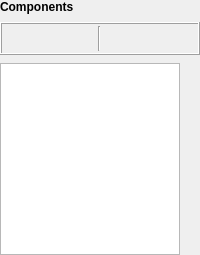
         <widget class="QWidget" name="widget_6" native="true">
          <property name="sizePolicy">
           <sizepolicy hsizetype="Maximum" vsizetype="Preferred">
            <horstretch>0</horstretch>
            <verstretch>0</verstretch>
           </sizepolicy>
          </property>
          <layout class="QVBoxLayout" name="verticalLayout_8">
           <property name="spacing">
            <number>8</number>
           </property>
           <property name="leftMargin">
            <number>0</number>
           </property>
           <property name="topMargin">
            <number>0</number>
           </property>
           <property name="rightMargin">
            <number>0</number>
           </property>
           <property name="bottomMargin">
            <number>0</number>
           </property>
           <item>
            <widget class="QLabel" name="tab_comp_label">
             <property name="sizePolicy">
              <sizepolicy hsizetype="Maximum" vsizetype="Preferred">
               <horstretch>0</horstretch>
               <verstretch>0</verstretch>
              </sizepolicy>
             </property>
             <property name="text">
              <string>&lt;html&gt;&lt;head/&gt;&lt;body&gt;&lt;p&gt;&lt;span style=&quot; font-weight:600;&quot;&gt;Components&lt;/span&gt;&lt;/p&gt;&lt;/body&gt;&lt;/html&gt;</string>
             </property>
            </widget>
           </item>
           <item>
            <widget class="QFrame" name="horizontalFrame_2">
             <property name="sizePolicy">
              <sizepolicy hsizetype="Maximum" vsizetype="Preferred">
               <horstretch>0</horstretch>
               <verstretch>0</verstretch>
              </sizepolicy>
             </property>
             <property name="frameShape">
              <enum>QFrame::Shape::Box</enum>
             </property>
             <property name="frameShadow">
              <enum>QFrame::Shadow::Raised</enum>
             </property>
             <layout class="QHBoxLayout" name="horizontalLayout_8">
              <property name="leftMargin">
               <number>0</number>
              </property>
              <property name="topMargin">
               <number>2</number>
              </property>
              <property name="rightMargin">
               <number>0</number>
              </property>
              <property name="bottomMargin">
               <number>2</number>
              </property>
              <item>
               <widget class="QToolButton" name="insert_above_comp_button">
                <property name="toolTip">
                 <string>Add Component Above</string>
                </property>
                <property name="statusTip">
                 <string>Add Component Above</string>
                </property>
                <property name="text">
                 <string/>
                </property>
                <property name="icon">
                 <iconset resource="../../../resources/base/resources.qrc">
                  <normaloff>:/icons/table-insert-row-before.png</normaloff>:/icons/table-insert-row-before.png</iconset>
                </property>
                <property name="iconSize">
                 <size>
                  <width>18</width>
                  <height>18</height>
                 </size>
                </property>
                <property name="autoRaise">
                 <bool>true</bool>
                </property>
               </widget>
              </item>
              <item>
               <widget class="QToolButton" name="insert_below_comp_button">
                <property name="sizePolicy">
                 <sizepolicy hsizetype="Maximum" vsizetype="Fixed">
                  <horstretch>0</horstretch>
                  <verstretch>0</verstretch>
                 </sizepolicy>
                </property>
                <property name="toolTip">
                 <string>Add Component Below</string>
                </property>
                <property name="statusTip">
                 <string>Add Component Below</string>
                </property>
                <property name="text">
                 <string/>
                </property>
                <property name="icon">
                 <iconset resource="../../../resources/base/resources.qrc">
                  <normaloff>:/icons/table-insert-row-after.png</normaloff>:/icons/table-insert-row-after.png</iconset>
                </property>
                <property name="iconSize">
                 <size>
                  <width>18</width>
                  <height>18</height>
                 </size>
                </property>
                <property name="autoRaise">
                 <bool>true</bool>
                </property>
               </widget>
              </item>
              <item>
               <widget class="QToolButton" name="remove_comp_button">
                <property name="toolTip">
                 <string>Remove Component</string>
                </property>
                <property name="statusTip">
                 <string>Remove Component</string>
                </property>
                <property name="text">
                 <string/>
                </property>
                <property name="icon">
                 <iconset resource="../../../resources/base/resources.qrc">
                  <normaloff>:/icons/table-delete-row.png</normaloff>:/icons/table-delete-row.png</iconset>
                </property>
                <property name="iconSize">
                 <size>
                  <width>18</width>
                  <height>18</height>
                 </size>
                </property>
                <property name="autoRaise">
                 <bool>true</bool>
                </property>
               </widget>
              </item>
              <item>
               <widget class="Line" name="line_5">
                <property name="orientation">
                 <enum>Qt::Orientation::Vertical</enum>
                </property>
               </widget>
              </item>
              <item>
               <widget class="QToolButton" name="move_up_comp_button">
                <property name="toolTip">
                 <string>Move Component Up</string>
                </property>
                <property name="statusTip">
                 <string>Move Component Up</string>
                </property>
                <property name="text">
                 <string/>
                </property>
                <property name="icon">
                 <iconset resource="../../../resources/base/resources.qrc">
                  <normaloff>:/icons/row_up.png</normaloff>:/icons/row_up.png</iconset>
                </property>
                <property name="iconSize">
                 <size>
                  <width>18</width>
                  <height>18</height>
                 </size>
                </property>
                <property name="autoRaise">
                 <bool>true</bool>
                </property>
               </widget>
              </item>
              <item>
               <widget class="QToolButton" name="move_down_comp_button">
                <property name="toolTip">
                 <string>Move Component Down</string>
                </property>
                <property name="statusTip">
                 <string>Move Component Down</string>
                </property>
                <property name="text">
                 <string/>
                </property>
                <property name="icon">
                 <iconset resource="../../../resources/base/resources.qrc">
                  <normaloff>:/icons/row_down.png</normaloff>:/icons/row_down.png</iconset>
                </property>
                <property name="iconSize">
                 <size>
                  <width>18</width>
                  <height>18</height>
                 </size>
                </property>
                <property name="autoRaise">
                 <bool>true</bool>
                </property>
               </widget>
              </item>
              <item>
               <spacer name="horizontalSpacer_2">
                <property name="orientation">
                 <enum>Qt::Orientation::Horizontal</enum>
                </property>
                <property name="sizeHint" stdset="0">
                 <size>
                  <width>40</width>
                  <height>20</height>
                 </size>
                </property>
               </spacer>
              </item>
             </layout>
            </widget>
           </item>
           <item>
            <widget class="QTableView" name="compView">
             <property name="sizePolicy">
              <sizepolicy hsizetype="Minimum" vsizetype="Expanding">
               <horstretch>0</horstretch>
               <verstretch>0</verstretch>
              </sizepolicy>
             </property>
             <property name="maximumSize">
              <size>
               <width>180</width>
               <height>16777215</height>
              </size>
             </property>
             <property name="sizeAdjustPolicy">
              <enum>QAbstractScrollArea::SizeAdjustPolicy::AdjustIgnored</enum>
             </property>
             <property name="editTriggers">
              <set>QAbstractItemView::EditTrigger::AllEditTriggers</set>
             </property>
             <property name="showDropIndicator" stdset="0">
              <bool>false</bool>
             </property>
             <property name="selectionMode">
              <enum>QAbstractItemView::SelectionMode::SingleSelection</enum>
             </property>
             <property name="selectionBehavior">
              <enum>QAbstractItemView::SelectionBehavior::SelectRows</enum>
             </property>
             <property name="textElideMode">
              <enum>Qt::TextElideMode::ElideNone</enum>
             </property>
             <attribute name="verticalHeaderVisible">
              <bool>false</bool>
             </attribute>
            </widget>
           </item>
          </layout>
         </widget>
